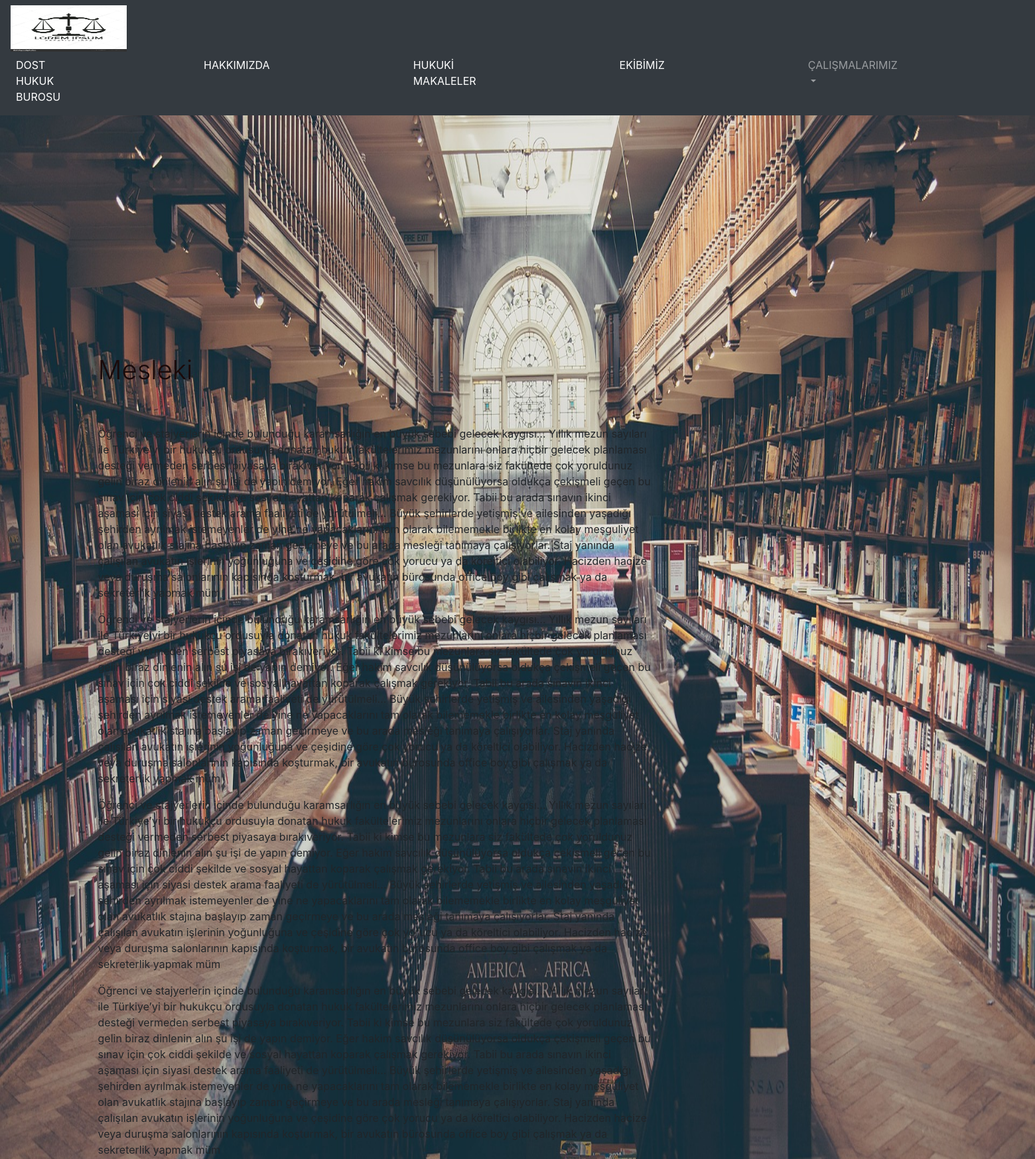
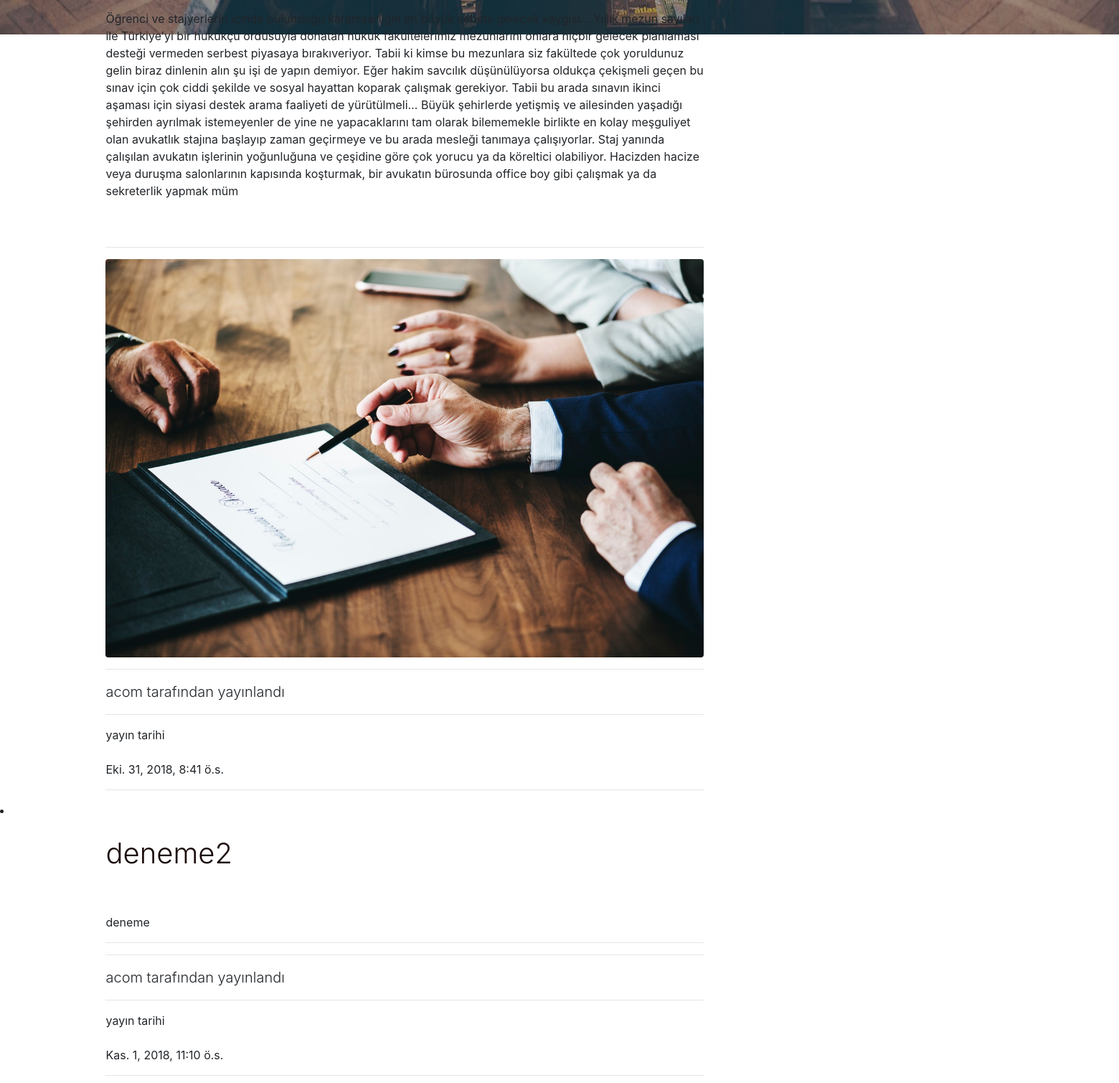
Screenshot of /articles/article/ (upper part) with the database file from the repository (2 pictures, top to bottom).
### article/models.py (models this page shows)
class Article(models.Model):
    author = models.ForeignKey( "auth.User",on_delete= models.CASCADE,verbose_name="Makale" )
    title = models.CharField(max_length = 50,verbose_name="Baslik")
    content = RichTextField()
    created_date = models.DateTimeField(verbose_name="Oluşturulma Tarihi",auto_now_add=True)
    article_image = models.FileField(blank=True,null=True,verbose_name="Resim Ekle")

### article/views.py (the view)
# urls.py: path('article/', views.articles, name ="articles"),
def articles(request):
    template_name= 'articles.html'
    queryset=Article.objects.all()
    context={
        "object_list":queryset
    }
    return render(request,template_name,context)

### templates/articles.html (shortened to what this page needs)
{% extends "layout.html" %}
{%load static%}
{% block body  %}
<img class="mySlides" src="{% static 'g1.jpg' %}" style="width:100%;height:50%;position:absolute;top:0;left:0;z-index:-5000;">
    <br>      <br>  <br>  <br>  <br>     <br>  <br>  <br>  <br>    <br><br><br> <br><br>
<ul>
 {% for obj in object_list  %}
   <li> <div class="row">
      <div class="col-md-10 offset-md-1">
        <div class="col-lg-8">
            <h1 class="mt-4">{{obj.title|safe}}</h1>
          <p class="mt-4">{{obj.content|safe}}</p>
          <hr>
          {% if obj.article_image %}
          <img class="img-fluid rounded" src="{{obj.article_image.url}}"  alt="">
          {% endif %}
          <hr>
          <p class="lead">
              <a href=></a>{{obj.author}}</a>
            tarafından yayınlandı
          </p>
          <hr>
          <p>yayın tarihi</p>
          <p class="mt-4">{{obj.created_date}}</p>
          <hr></div>
        </div>
        </div>
      </div> </li>
</ul>
{% endfor %}
{% endblock body %}

### templates/layout.html (shortened to what this page needs)
<!DOCTYPE html>
{% load static %}
<html lang="en">
<head>
    <link rel="stylesheet" href="{%static 'css/navbar/bootstrap.min.css'%}">
    <link rel="stylesheet" href="{%static 'css/footer/bootstrap.min.css'%}">
    <link rel="stylesheet" href="{%static 'css/footerstyle.css'%}">
    <link rel="stylesheet" href="{%static 'css/team.css'%}">
</head>
{% include "includes/navbar.html" %}
<body>
       {% block body %}
       {% endblock body %}
</body>
</html>

### templates/includes/navbar.html (shortened to what this page needs)
{%load static%}
<nav class="navbar navbar-expand-sm navbar-dark bg-dark">
        <div class="pr-xl-4"><a class="brand" ><img class="brand-logo-light" src="{% static 'logo.jpg' %}"  alt="" width="175" height="70" srcset="{% static 'logo.jpg' %} 2x"></a>
        <div class="collapse navbar-collapse" id="navbarsExample03">
          <ul class="navbar-nav mr-auto">
            <li class="nav-item active">
              <a class="nav-link" href="/index">DOST HUKUK BUROSU <span class="sr-only">(current)</span></a>
            </li>
            <li class="nav-item active">
                    <a class="nav-link" href="/about">HAKKIMIZDA <span class="sr-only">(current)</span></a>
                  </li>
            <li class="nav-item active">
                    <a class="nav-link" href="/articles/article">HUKUKİ MAKALELER <span class="sr-only">(current)</span></a>
                  </li>
             <li class="nav-item active">
                <a class="nav-link" href="/teampage">EKİBİMİZ <span class="sr-only">(current)</span></a>
                </li>
            <li class="nav-item dropdown">
              <a class="nav-link dropdown-toggle" href="https://example.com" id="dropdown03" data-toggle="dropdown" aria-haspopup="true" aria-expanded="false">ÇALIŞMALARIMIZ</a>
            </li>
          </ul>
        </div>
      </nav>

### templates/includes/footer.html (shortened to what this page needs)
{%load static%}

### static/css/footerstyle.css (style rules this page uses)
ul, ol { list-style: none; padding: 0; margin: 0; }

### static/css/team.css (style rules this page uses)
body { background:#00d4d400; }
h1 { color:rgb(26, 10, 10); margin:40px 0 60px 0; font-weight:300; }

### rows the page displays
Article: title "Mesleki", content "Öğrenci ve stajyerlerin içinde bulunduğu karamsarlığın en büyük sebebi gelecek kaygısı… Yıllık mezun sayıları ile Türkiye’yi bir hukukçu ordusuyla donatan hukuk fakültelerimiz mezunlarını onlara hiçbir gelecek planlaması desteği vermeden serbest piyasaya bırakıveriyor. Tabii ki kimse bu mezunlara siz fakültede çok yoruldunuz gelin biraz dinlenin alın şu işi de yapın demiyor. Eğer hakim savcılık düşünülüyorsa oldukça çekişmeli geçen bu sınav için çok ciddi şekilde ve sosyal hayattan koparak çalışmak gerekiyor. Tabii bu arada sınavın ikinci aşaması için siyasi destek arama faaliyeti de yürütülmeli… Büyük şehirlerde yetişmiş ve ailesinden yaşadığı şehirden ayrılmak istemeyenler de yine ne…", article_image (picture), author "acom", created_date "Eki. 31, 2018, 8:41 ö.s."
Article: title "deneme2", content "deneme", author "acom", created_date "Kas. 1, 2018, 11:10 ö.s."
